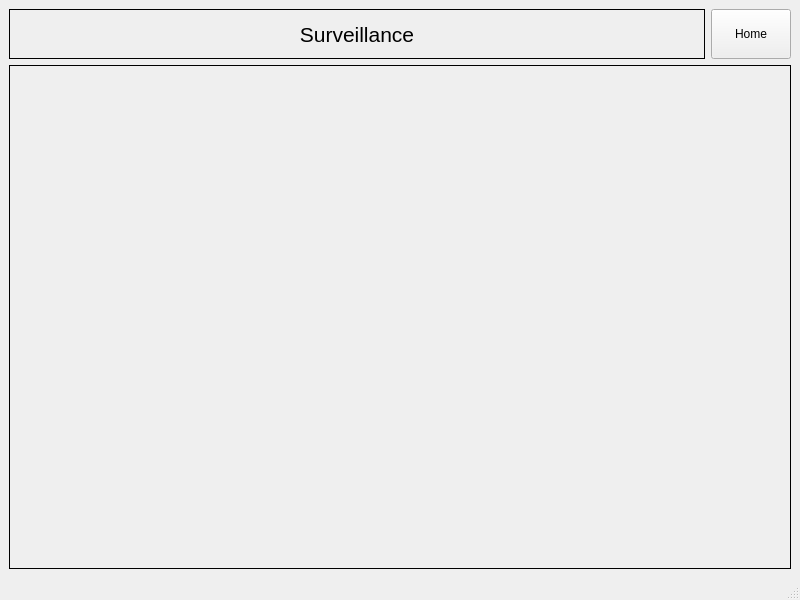
<?xml version="1.0" encoding="UTF-8"?>
<ui version="4.0">
 <class>MainWindow</class>
 <widget class="QMainWindow" name="MainWindow">
  <property name="geometry">
   <rect>
    <x>0</x>
    <y>0</y>
    <width>800</width>
    <height>600</height>
   </rect>
  </property>
  <property name="windowTitle">
   <string>MainWindow</string>
  </property>
  <widget class="QWidget" name="centralwidget">
   <layout class="QVBoxLayout" name="verticalLayout">
    <item>
     <layout class="QHBoxLayout" name="horizontalLayout">
      <item>
       <widget class="QLabel" name="label">
        <property name="sizePolicy">
         <sizepolicy hsizetype="Preferred" vsizetype="Fixed">
          <horstretch>0</horstretch>
          <verstretch>0</verstretch>
         </sizepolicy>
        </property>
        <property name="minimumSize">
         <size>
          <width>0</width>
          <height>50</height>
         </size>
        </property>
        <property name="font">
         <font>
          <pointsize>16</pointsize>
         </font>
        </property>
        <property name="frameShape">
         <enum>QFrame::Box</enum>
        </property>
        <property name="text">
         <string>Surveillance</string>
        </property>
        <property name="alignment">
         <set>Qt::AlignCenter</set>
        </property>
       </widget>
      </item>
      <item>
       <widget class="QPushButton" name="pushButton">
        <property name="sizePolicy">
         <sizepolicy hsizetype="Fixed" vsizetype="Fixed">
          <horstretch>0</horstretch>
          <verstretch>0</verstretch>
         </sizepolicy>
        </property>
        <property name="minimumSize">
         <size>
          <width>50</width>
          <height>50</height>
         </size>
        </property>
        <property name="text">
         <string>Home</string>
        </property>
       </widget>
      </item>
     </layout>
    </item>
    <item>
     <widget class="QLabel" name="label_2">
      <property name="frameShape">
       <enum>QFrame::Box</enum>
      </property>
      <property name="text">
       <string/>
      </property>
     </widget>
    </item>
   </layout>
  </widget>
  <widget class="QMenuBar" name="menubar">
   <property name="geometry">
    <rect>
     <x>0</x>
     <y>0</y>
     <width>800</width>
     <height>22</height>
    </rect>
   </property>
  </widget>
  <widget class="QStatusBar" name="statusbar"/>
 </widget>
 <resources/>
 <connections/>
</ui>
